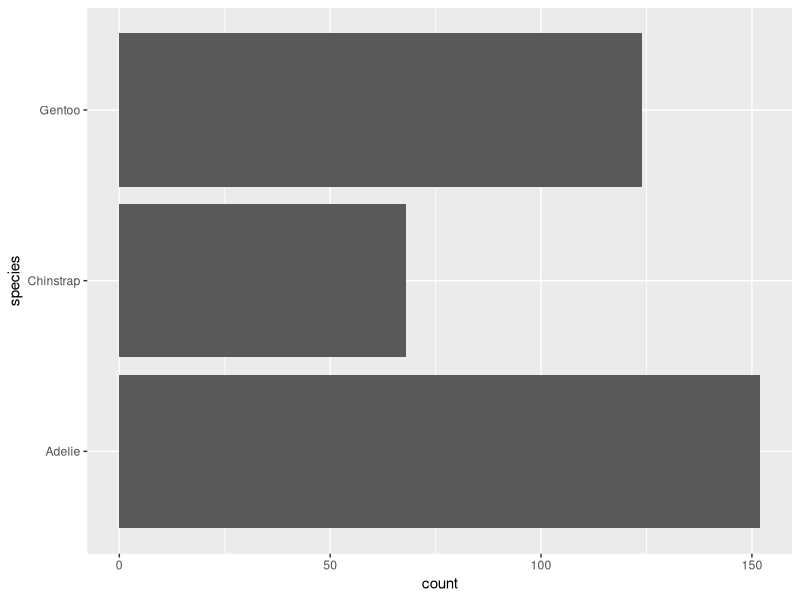
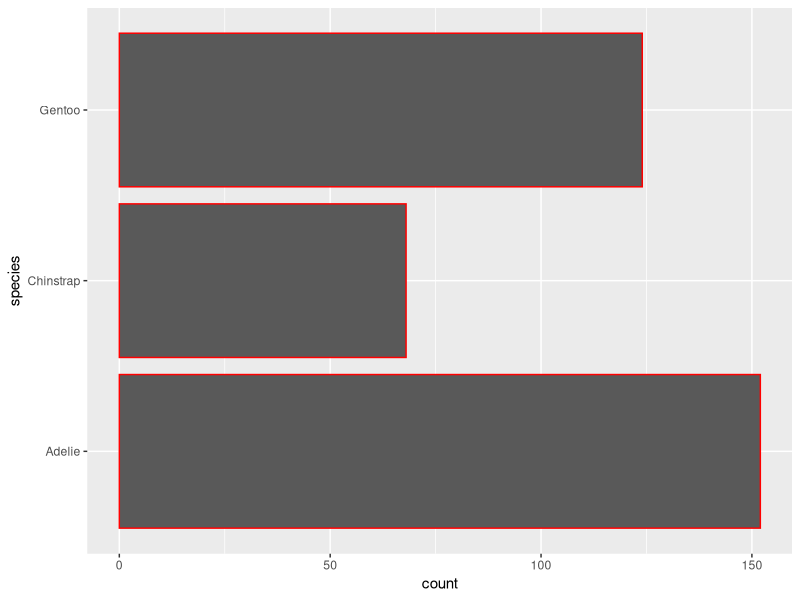
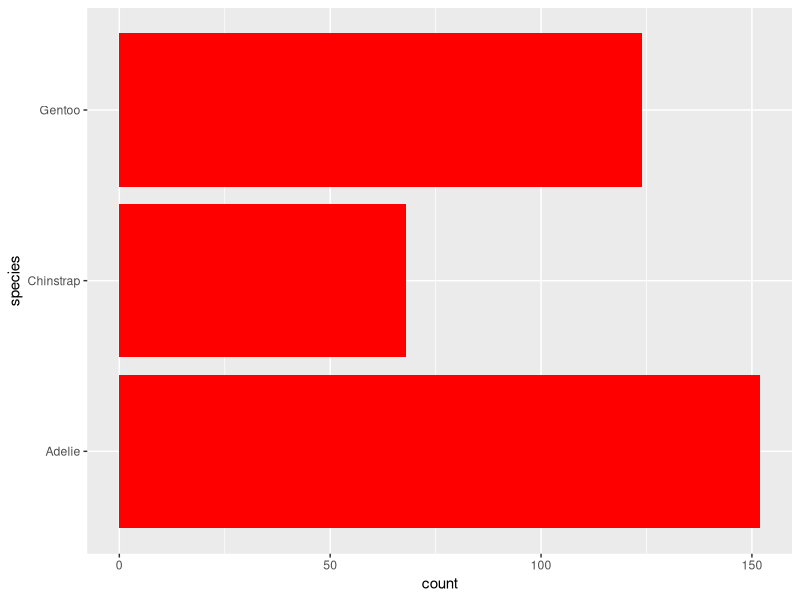
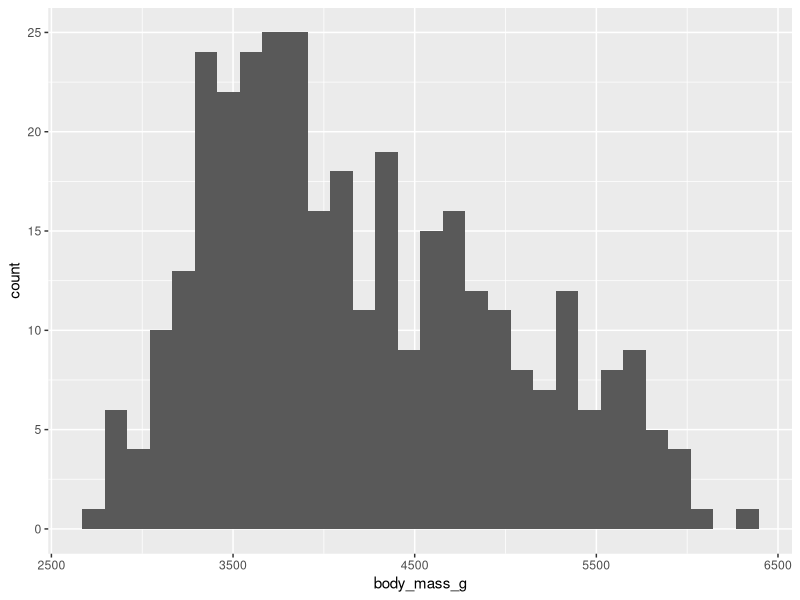
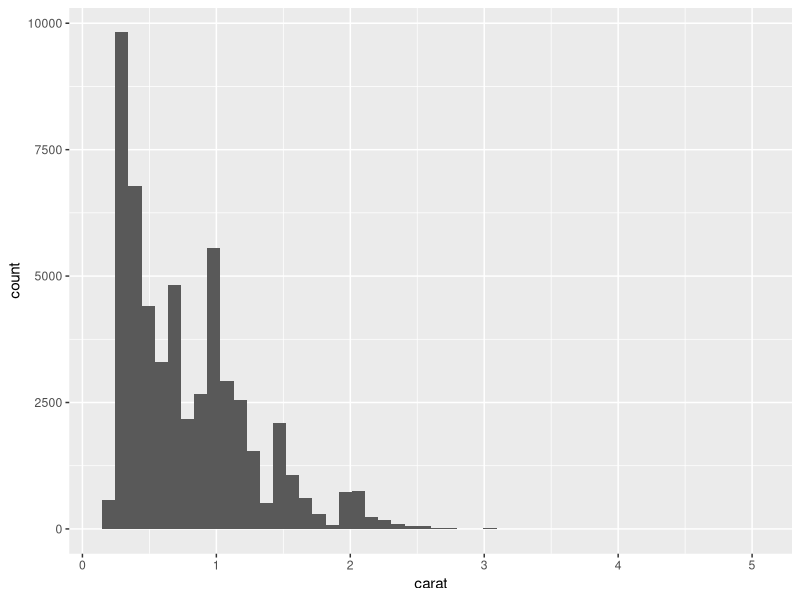

The R script that drew these images, in order:
library(tidyverse)
library(palmerpenguins)

ggplot(penguins, aes(y = species)) +
  geom_bar()

# color 是 bar 的外边线颜色
ggplot(penguins, aes(y = species)) +
  geom_bar(color = "red")

# fill 是 bar 的内部填充颜色
ggplot(penguins, aes(y = species)) +
  geom_bar(fill = "red")


ggplot(penguins, aes(x = body_mass_g)) +
  geom_histogram(bins = 30)


ggplot(diamonds, aes(x = carat)) +
  geom_histogram(bins = 50)
